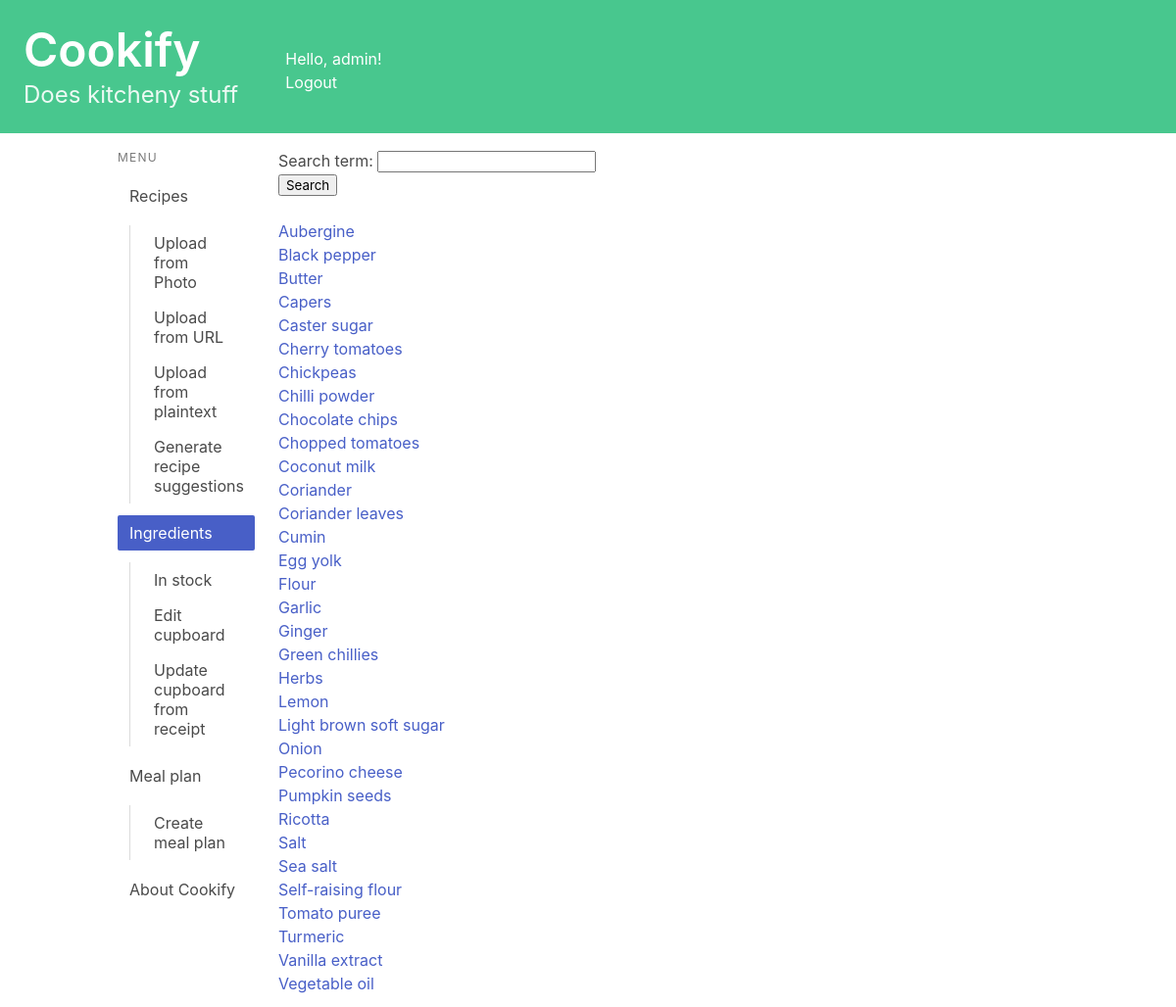
/cupboard/ (signed in), run on an earlier commit of the app's database.
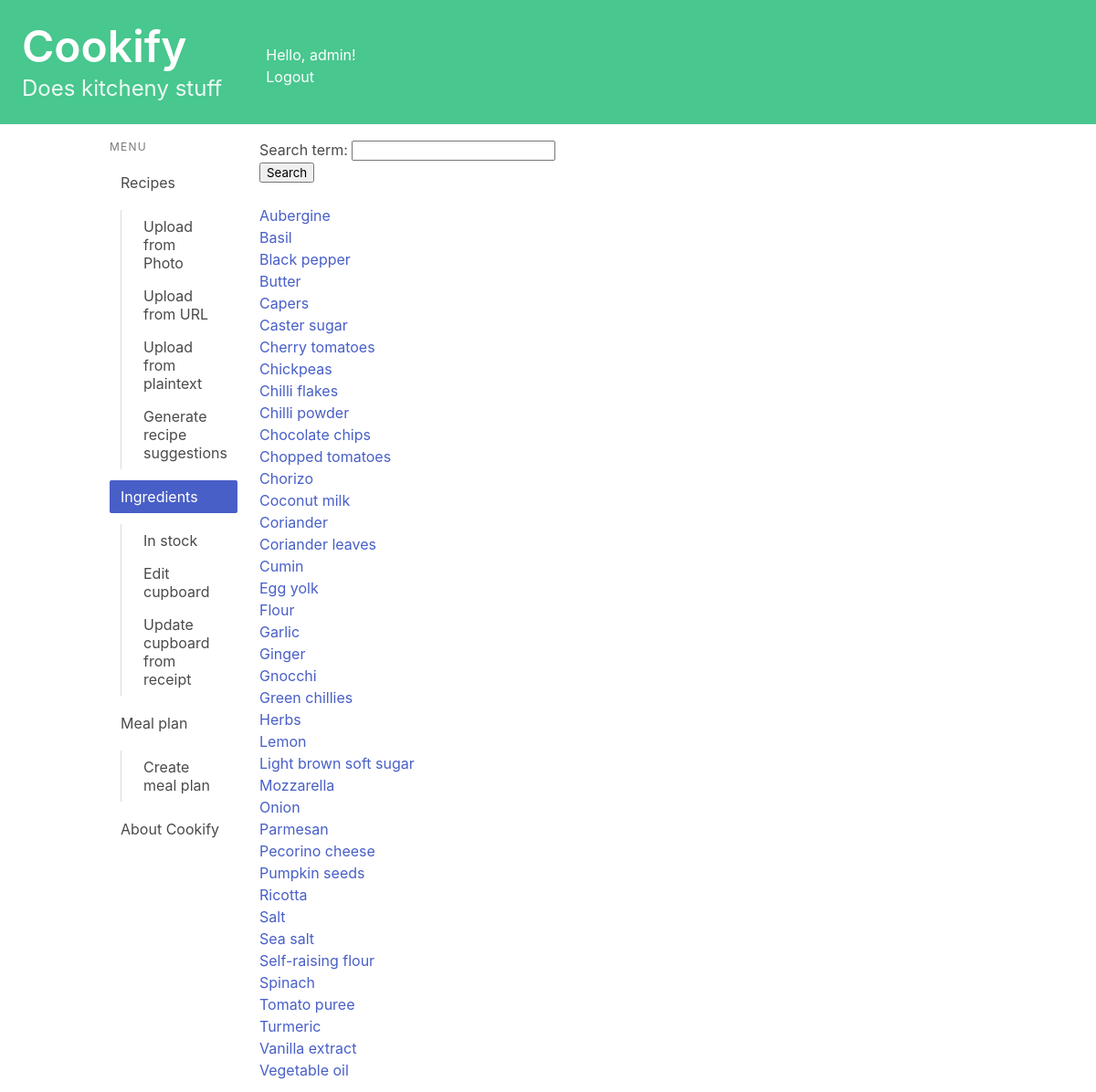
And on a later commit of the database.
### recipes/models.py (models this page shows, shortened)
class ProfileIngredient(models.Model):
    profile = models.ForeignKey(Profile, on_delete=models.CASCADE, related_name="profile_ingredient")
    ingredient = models.ForeignKey(Ingredient, on_delete=models.CASCADE, related_name="profile_ingredient")
    in_stock = models.BooleanField(default = False)
    date_added = models.DateTimeField(default=timezone.now)
    expiry_date = models.DateField(null=True, blank=True)
    class Meta:
        unique_together = ('profile', 'ingredient',)
        ordering = ['-expiry_date']
        get_latest_by = 'expiry_date'

### cupboard/models.py (models this page shows, shortened)
class Ingredient(models.Model):
    name = models.CharField(max_length=50)
    long_life = models.BooleanField(null= True, blank=True)
    shelf_life = models.IntegerField(null= True, blank=True)
    substitutes = models.CharField(max_length = 200, null = True, blank= True)
    category = models.CharField(max_length=60, null= True, blank=True)
    calories = models.IntegerField(default = 0)
    carbohydrates = models.FloatField(default = 0)
    sugar = models.FloatField(default = 0)
    fat = models.FloatField(default = 0)
    protein = models.FloatField(default = 0)
    fibre = models.FloatField(default = 0)
    typical_weight = models.IntegerField(null= True, blank=True)

### cupboard/views.py (the view)
# urls.py: path('', views.ingredients_index, name='ingredients_index'),
@login_required
def ingredients_index(request):
    profile = request.user.profile
    if request.method == 'POST':
        form = SearchForm(request.POST)
        if form.is_valid():
            filtered_ingredient = form.cleaned_data['search_term']
            profile_ingredient_list = profile.profile_ingredient.filter(ingredient__name__icontains=filtered_ingredient).order_by("ingredient__name")
    else:
        form = SearchForm()
        profile_ingredient_list = profile.profile_ingredient.filter().order_by("ingredient__name")
    context = {'profile_ingredient_list': profile_ingredient_list, 'form': form}
    return render(request, 'cupboard/ingredients_index.html', context)

### recipes/forms.py
class SearchForm(forms.Form):
    search_term = forms.CharField(max_length=50)

### recipes/templatetags/is_active.py (called while the page is built)
@register.simple_tag
def is_active(request, url):
    if reverse(url) == request.path:
        return "is-active"
    return ""

### cupboard/templates/cupboard/ingredients_index.html (shortened to what this page needs)
{% extends 'base.html' %}
{% block content %}
<ul>
    <form method="post">
         {{ form.as_p }}
        <button type="submit">Search</button>
    </form>
    <br>
{% if profile_ingredient_list %}
    {% for profile_ingredient in profile_ingredient_list %}
    <li><a href="{% url 'cupboard:ingredient_detail' profile_ingredient.ingredient.id %}">{{ profile_ingredient.ingredient.name }}</a></li>
    {% endfor %}
{% else %}
    <p>No ingredients are available.</p>
{% endif %}
</ul>
{% endblock content %}

### kitchenlife/templates/base.html (shortened to what this page needs)
<!DOCTYPE html>
<html lang="en">
{% load is_active %}
<head>
    <link rel="stylesheet"
          href="https://cdn.jsdelivr.net/npm/bulma@0.9.3/css/bulma.min.css">
</head>
<body>
    <a href="{% url 'index' %} ">
        <section class="hero is-small is-success mb-4">
            <div class="columns">
                <div class="column">
                    <div class="hero-body">
                        <h1 class="title is-1">Cookify</h1>
                        <p class="subtitle is-4">
                            Does kitcheny stuff
                        </p>
                    </div>
                </div>
                <div class="column">
                    <br><br>
                    Hello, {{ user.username|default:'Guest' }}!
                    <div>
                        {% if user.is_authenticated %}
                            <a href="{% url 'logout' %}">Logout</a>
                        {% else %}
                            <a href="{% url 'login' %}">Login</a>
                        {% endif %}
                    </div>
                </div>
            </div>
        </section>
    </a>
    <div class="container">
        <div class="columns">
            <div class="column is-2">
                <aside class="menu">
                  <p class="menu-label">
                    Menu
                  </p>
                  <ul class="menu-list">
                    <li>
                        <a href="{% url 'recipes:index' %}" class="{% is_active request 'recipes:index' %}">Recipes</a>
                        <ul>
                            <a href="{% url 'recipes:upload_photo' %}" class="{% is_active request 'recipes:upload_photo' %}">Upload from Photo</a>
                            <a href="{% url 'recipes:upload_url' %}" class="{% is_active request 'recipes:upload_url' %}">Upload from URL</a>
                            <a href="{% url 'recipes:upload_text' %}" class="{% is_active request 'recipes:upload_text' %}">Upload from plaintext</a>
                            <a href="{% url 'recipes:generate_recipe_suggestion' %}" class="{% is_active request 'recipes:generate_recipe_suggestion' %}">Generate recipe suggestions</a>
                        </ul>
                        <a  href="{% url 'cupboard:ingredients_index' %}" class="{% is_active request 'cupboard:ingredients_index' %}">Ingredients</a>
                        <ul>
                            <a href="{% url 'cupboard:cupboard_index' %}" class="{% is_active request 'cupboard:cupboard_index' %}">In stock</a>
                            <a href="{% url 'cupboard:edit_cupboard' %}" class="{% is_active request 'cupboard:edit_cupboard' %}">Edit cupboard</a>
                            <a href="{% url 'cupboard:edit_cupboard' %}" class="{% is_active request 'cupboard:edit_cupboard' %}">Update cupboard from receipt</a>
                        </ul>
                        <a href="{% url 'mealplan:meal_plan_index' %}" class="{% is_active request 'mealplan:meal_plan_index' %}">Meal plan</a>
                        <ul>
                            <a href="{% url 'mealplan:add_meal_plan' %}" class="{% is_active request 'mealplan:add_meal_plan' %}">Create meal plan</a>
                        </ul>
                        <a href="{% url 'about' %} " class="{% is_active request 'about' %}">About Cookify</a>
                    </li>
                  </ul>
                </aside>
            </div>
            <div class="column">
                {% block content %}
                {% endblock content %}
            </div>
        </div>
    </div>
</body>
</html>

What changed in the data, as far as the page shows it:
added ProfileIngredient: ingredient.name "Basil"
added ProfileIngredient: ingredient.name "Chilli flakes"
added ProfileIngredient: ingredient.name "Chorizo"
added ProfileIngredient: ingredient.name "Gnocchi"
added ProfileIngredient: ingredient.name "Mozzarella"
added ProfileIngredient: ingredient.name "Parmesan"
added ProfileIngredient: ingredient.name "Spinach"
